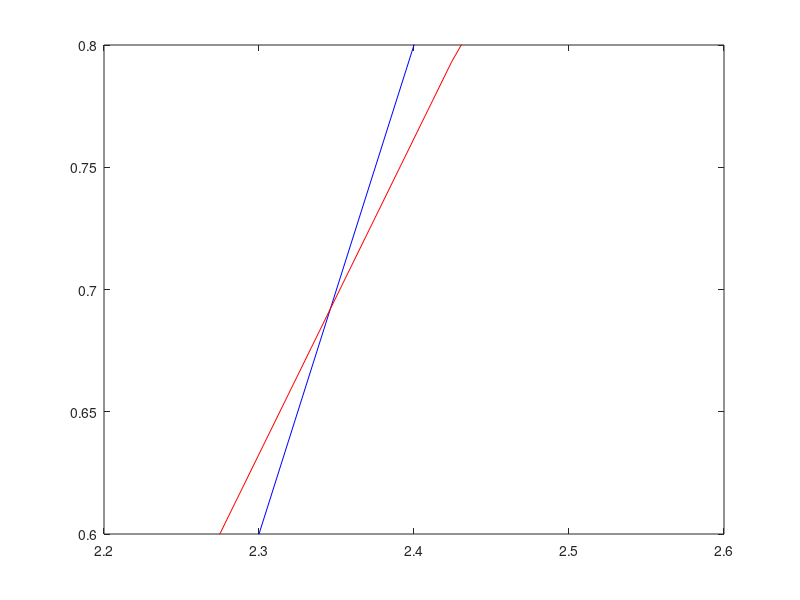

This chart was generated by the following MATLAB code:
clear
close 
clc

%
% Exemplo axis - Sessão 2
% João Inácio, 20th Mar 2021
%


x1 = 0:0.1:10;
x2 = linspace(-5, 10, 100);

y1 = 2 * x1 - 4;
y2 = cos(2 * x2) + sin(x2);

plot(x1, y1, '-b')
hold on
plot(x2, y2, '-r')
axis([2.2 2.6 0.6 0.8])




